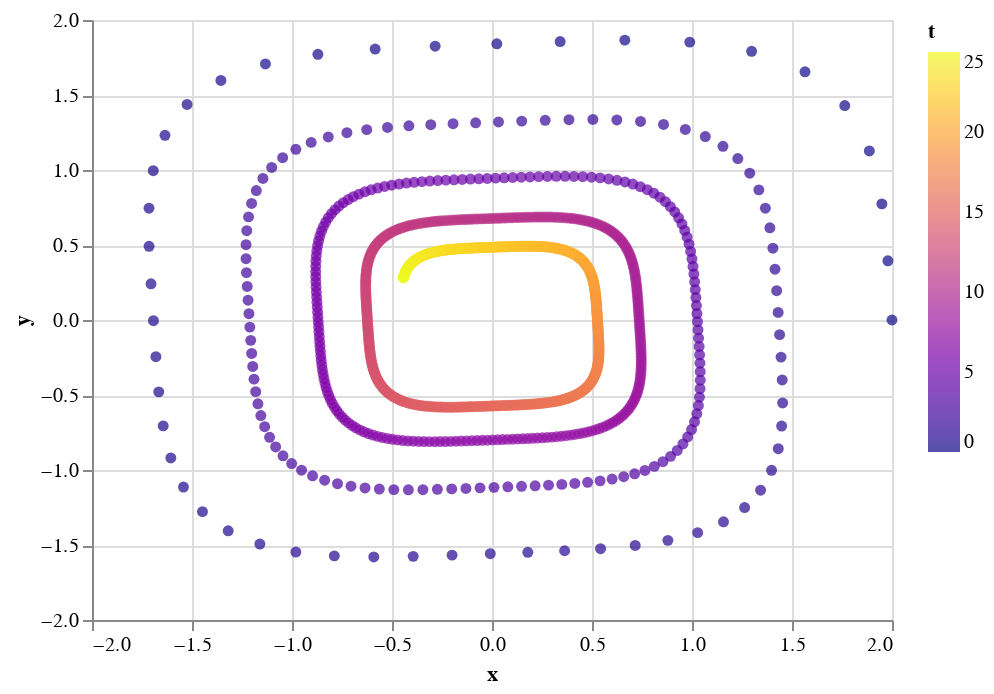

Notebook cell for this chart:
### Code cell
alt.Chart(pd.DataFrame({
    'x': true_y[:, 0, 0].cpu().numpy(),
    'y': true_y[:, 0, 1].cpu().numpy(),
    't': t.cpu().numpy(),
})).mark_circle().encode(x='x:Q', y='y:Q', color=alt.Color('t:Q', scale=alt.Scale(scheme='plasma')))

### Figure 1 — Vega-Lite specification as saved in the notebook (floating-point values rounded to 4 significant figures; data arrays with more than 128 entries replaced by an {"elided": "..."} marker saying what was removed)
{"config": {"view": {"continuousWidth": 400, "continuousHeight": 300}}, "data": {"name": "data-e47434fc0c11d591c85af54ff948eb3d"}, "mark": "circle", "encoding": {"color": {"type": "quantitative", "field": "t", "scale": {"scheme": "plasma"}}, "x": {"type": "quantitative", "field": "x"}, "y": {"type": "quantitative", "field": "y"}}, "$schema": "https://vega.github.io/schema/vega-lite/v4.8.1.json", "datasets": {"data-e47434fc0c11d591c85af54ff948eb3d": {"elided": "1000 records"}}}
